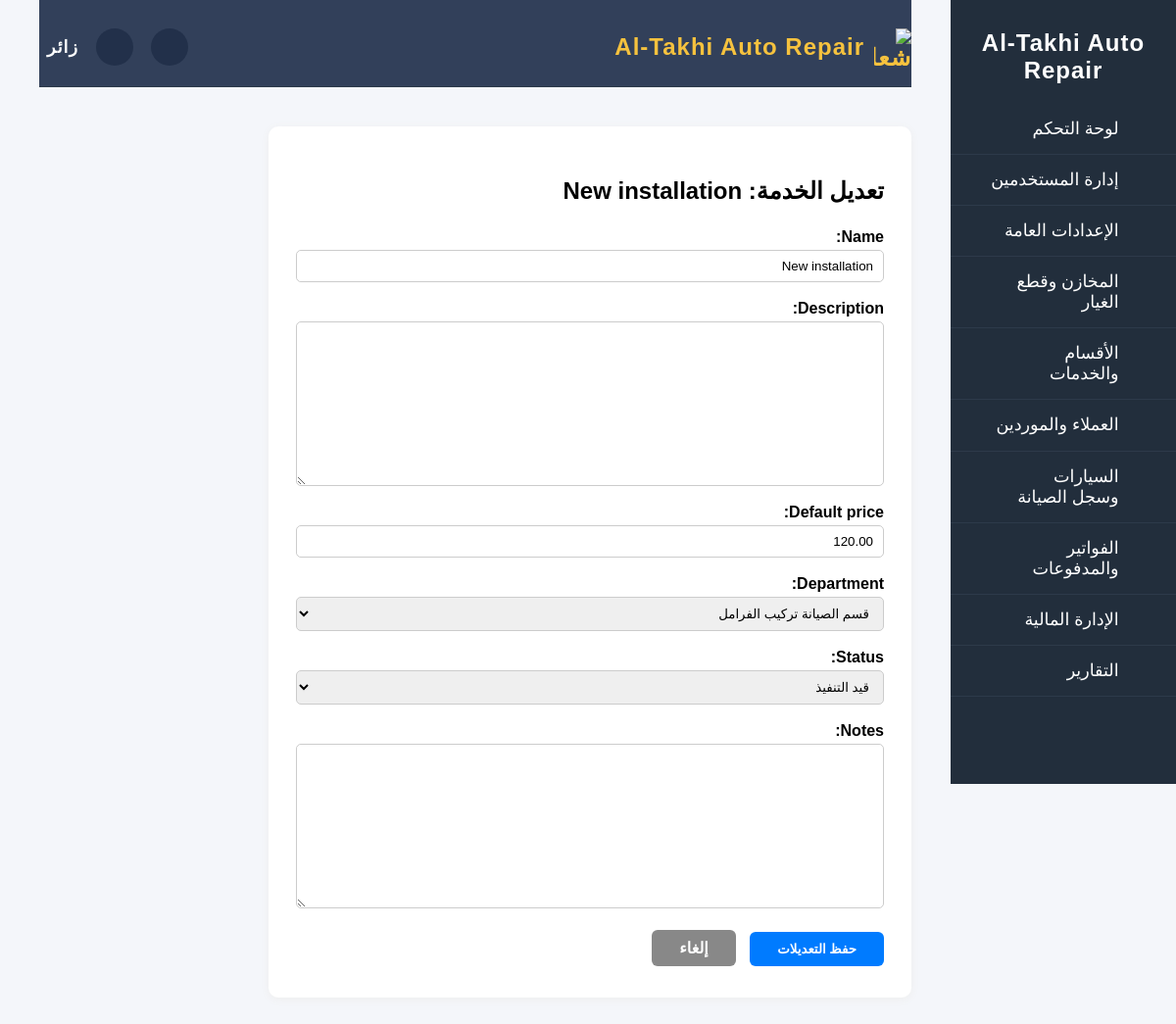
/services/1/edit/, run on the app's committed database.
### services/models.py (models this page shows, shortened)
class Service(models.Model):
    STATUS_CHOICES = [
        ("pending", "قيد التنفيذ"),
        ("completed", "مكتملة"),
        ("paid", "مدفوعة"),
    ]
    name = models.CharField(max_length=100)
    description = models.TextField(blank=True, null=True)
    default_price = models.DecimalField(max_digits=10, decimal_places=2)
    department = models.ForeignKey(
        Department, on_delete=models.CASCADE, related_name="services"
    )
    car = models.ForeignKey(
        "cars.Car",
        on_delete=models.SET_NULL,
        null=True,
        blank=True,
        related_name="services",
    )
    status = models.CharField(max_length=10, choices=STATUS_CHOICES, default="pending")
    notes = models.TextField(blank=True, null=True)
    created_at = models.DateTimeField(auto_now_add=True)
    updated_at = models.DateTimeField(auto_now=True)

### services/views_services_custom.py (the view)
# urls.py: path("services/<int:service_id>/edit/", services_edit, name="services_edit"),
def services_edit(request, service_id):
    service = get_object_or_404(Service, id=service_id)
    if request.method == "POST":
        form = ServiceFormNoCar(request.POST, instance=service)
        if form.is_valid():
            form.save()
            return redirect("services_list")
    else:
        form = ServiceFormNoCar(instance=service)
    return render(request, "services_edit.html", {"form": form, "service": service})

### services/forms_service.py
class ServiceFormNoCar(forms.ModelForm):
    class Meta:
        model = Service
        exclude = ["car"]

### services/models.py (called while the page is built)
    def __str__(self):
        return self.name

### templates/services_edit.html (shortened to what this page needs)
{% extends 'base.html' %}
{% block content %}
<div style="max-width:600px;margin:40px 0 40px auto;background:#fff;padding:32px 28px;border-radius:10px;box-shadow:0 2px 8px #eee;direction:rtl;">
    <h2 style="margin-bottom:24px;text-align:right;">تعديل الخدمة: {{ service.name }}</h2>
    <form method="post" style="text-align:right;">{% csrf_token %}
        <div style="display:flex;flex-direction:column;gap:18px;">
            {% for field in form %}
                <div class="service-form-field" style="display:flex;flex-direction:column;align-items:flex-end;width:100%;">
                    <label style="font-weight:bold;margin-bottom:4px;text-align:right;width:100%;">{{ field.label_tag }}</label>
                    {{ field }}
                </div>
            {% endfor %}
        </div>
        <div style="margin-top:24px;text-align:right;">
            <button type="submit" style="background:#007bff;color:#fff;padding:10px 28px;border-radius:6px;font-weight:bold;border:none;">حفظ التعديلات</button>
            <a href="{% url 'services_list' %}" style="background:#888;color:#fff;padding:10px 28px;border-radius:6px;font-weight:bold;text-decoration:none;margin-right:10px;">إلغاء</a>
        </div>
    </form>
</div>
{% endblock %}

### templates/base.html (style rules this page uses)
body { font-family: Tahoma, Arial, sans-serif; background: #f4f6fa; margin: 0; padding: 0; }

### templates/services_edit.html (style rules this page uses)
.service-form-field input, .service-form-field select, .service-form-field textarea { width: 100%; max-width: 100%; padding: 8px 10px; border: 1.2px solid #ccc; border-radius: 5px; box-sizing: border-box; text-align: right; }

### data on the page
Service: name "New installation", form "New installation" "120.00" "قسم الصيانة تركيب الفرامل" "قيد التنفيذ"

### other printed values
{{ field.label_tag }} "Name:" "Description:" "Default price:" "Department:" "Status:" "Notes:"
